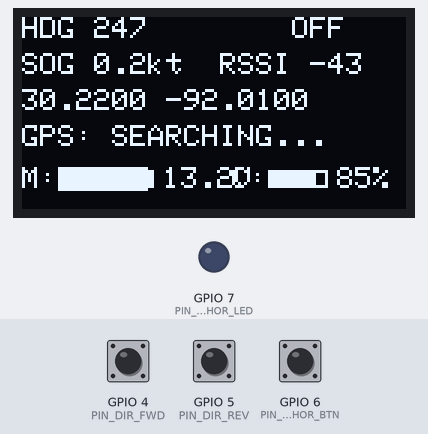
This sketch was run on a simulated ESP32-C3. Shown: 128×64 one-colour display, output pins drawn as LEDs (lit = HIGH). The inputs (shaded band) are chosen by the test bench; at power-on: GPIO 6 (PIN_ANCHOR_BTN) HIGH, GPIO 4 (PIN_DIR_FWD) HIGH, GPIO 5 (PIN_DIR_REV) HIGH. Random numbers use the default seed unless the sketch sets one; what the sketch prints to the serial monitor is not drawn.

Above: at 3.2 s.
3.3 s: GPIO 6 (PIN_ANCHOR_BTN) pulled LOW for 0.15 s
At 3.61 s:
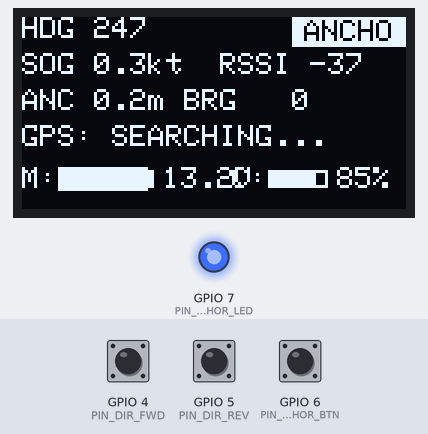
4.0 s: GPIO 6 (PIN_ANCHOR_BTN) pulled LOW for 1 s
At 4.23 s:
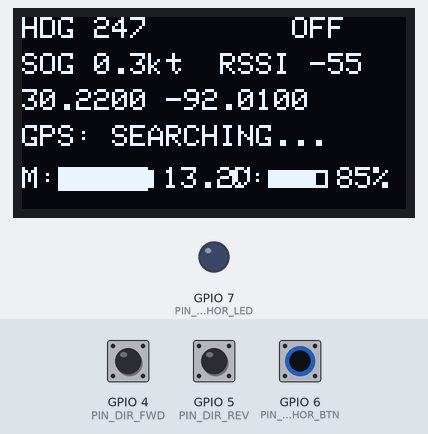
5.6 s: GPIO 4 (PIN_DIR_FWD) pulled LOW for 0.15 s
At 5.71 s:
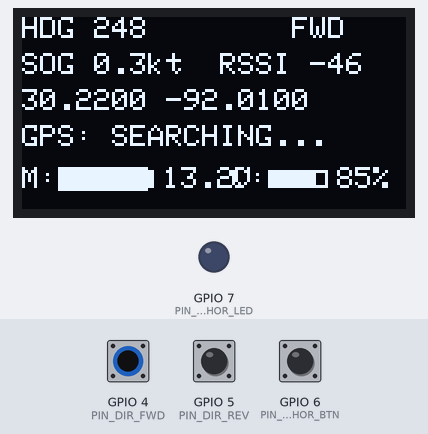
6.3 s: GPIO 5 (PIN_DIR_REV) pulled LOW for 0.15 s
At 6.43 s:
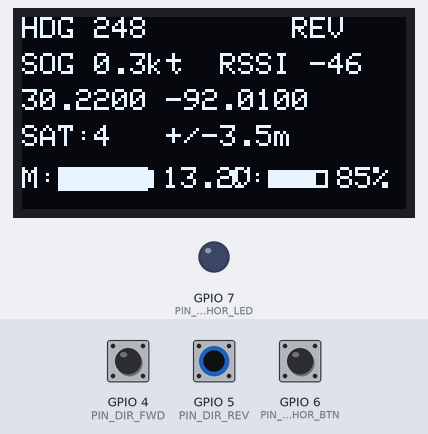
7.0 s: GPIO 4 (PIN_DIR_FWD) pulled LOW for 1 s
At 7.3 s:
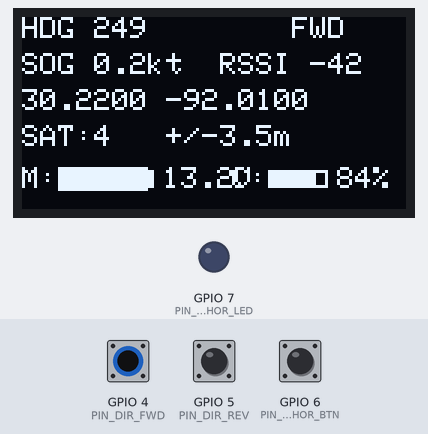
8.6 s: GPIO 6 (PIN_ANCHOR_BTN) pulled LOW for 0.15 s
At 8.73 s:
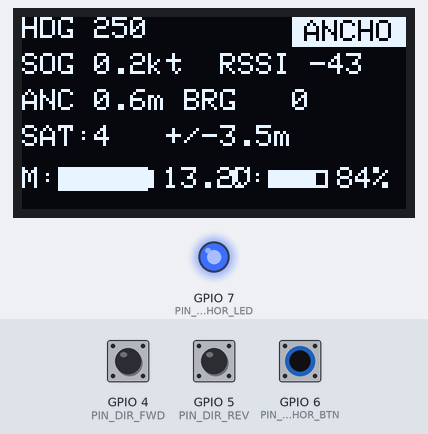
Timing chart, 0 to 10.3 s (numbered marks = the images above; inputs shaded):
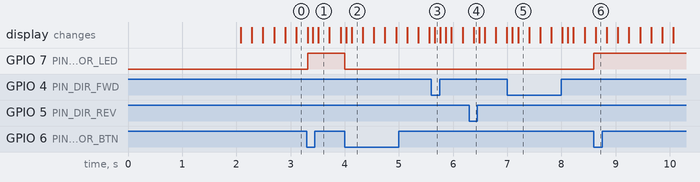

The sketch:

sketch.ino
```cpp
/*
 * KAYAK AUTOPILOT — POD 1 CONTROLLER (Wokwi Edition)
 *
 * Go to https://wokwi.com/projects/new/esp32c3
 * Replace the code with this file.
 * Replace diagram.json with the diagram.json in this folder.
 *
 * What you'll see:
 * - OLED boots with "KAYAK AUTOPILOT" splash
 * - After 1.5s, shows live HUD: heading, SOG, GPS coords, satellites, battery bars
 * - Turn the SPEED pot → value changes on screen (would set motor PWM in real system)
 * - Turn the STEER pot → heading reference changes
 * - Toggle the direction switch → direction indicator changes
 * - Press ANCHOR button → LED lights up, display switches to spot-lock mode
 *   showing anchor distance + bearing back
 * - After ~4 seconds, simulated GPS acquires lock (sat count goes from 0 → 11)
 */

#include <Wire.h>
#include <Adafruit_GFX.h>
#include <Adafruit_SSD1306.h>

// ============== PIN ASSIGNMENTS ==============
#define PIN_SPEED_ADC    2
#define PIN_STEER_ADC    3
#define PIN_DIR_FWD      4
#define PIN_DIR_REV      5
#define PIN_ANCHOR_BTN   6
#define PIN_ANCHOR_LED   7
#define PIN_I2C_SDA      8
#define PIN_I2C_SCL      9

// ============== DISPLAY ==============
#define SCREEN_W 128
#define SCREEN_H 64
#define OLED_RESET -1
Adafruit_SSD1306 display(SCREEN_W, SCREEN_H, &Wire, OLED_RESET);

// ============== STATE ==============
unsigned long last_display = 0;
unsigned long last_sim = 0;
int sim_cycle = 0;

// Simulated telemetry (in real system, comes from Pod 2 via ESP-NOW)
float telem_lat = 30.2200;
float telem_lon = -92.0100;
float telem_sog = 0.0;
float telem_cog = 247.0;
uint8_t telem_sats = 0;
float telem_hdop = 99.0;
float telem_main_v = 13.2;
int8_t telem_rssi = -45;
float telem_anchor_dist = 0.0;
int telem_anchor_brg = 0;

float compass_heading = 247.0;

// Anchor
bool anchor_active = false;
bool anchor_btn_prev = false;
float anchor_lat = 0;
float anchor_lon = 0;

// Controller battery
float ctrl_batt_v = 4.0;
uint8_t ctrl_batt_pct = 85;

// Direction
uint8_t direction = 1; // OFF

// ============== SIMULATED WORLD ==============
void update_simulation() {
  unsigned long now = millis();
  if (now - last_sim < 200) return;
  last_sim = now;
  sim_cycle++;

  // GPS acquisition sequence
  if (sim_cycle < 20) {
    telem_sats = 0;
    telem_hdop = 99.0;
  } else if (sim_cycle < 40) {
    telem_sats = 4;
    telem_hdop = 3.5;
  } else {
    telem_sats = 11;
    telem_hdop = 1.2;
  }

  // Simulate drift
  telem_lat += 0.000003 * sin(sim_cycle * 0.05);
  telem_lon += 0.000002 * cos(sim_cycle * 0.03);

  // Speed/heading
  telem_sog = 0.1 + 0.05 * sin(sim_cycle * 0.1);
  compass_heading = fmod(compass_heading + 0.3 * sin(sim_cycle * 0.02) + 360.0, 360.0);
  telem_cog = fmod(compass_heading + 10 * sin(sim_cycle * 0.07) + 360.0, 360.0);

  // Battery drain
  telem_main_v = 13.2 - sim_cycle * 0.0001;
  if (sim_cycle % 25 == 0 && ctrl_batt_pct > 0) ctrl_batt_pct--;

  // RSSI noise
  telem_rssi = -45 + (random(20) - 10);

  // Anchor distance
  if (anchor_active && anchor_lat != 0) {
    float dlat = (telem_lat - anchor_lat) * 111000.0;
    float dlon = (telem_lon - anchor_lon) * 111000.0 * cos(radians(anchor_lat));
    telem_anchor_dist = sqrt(dlat * dlat + dlon * dlon);
    telem_anchor_brg = (int)fmod(degrees(atan2(dlon, dlat)) + 360.0, 360.0);
  }
}

// ============== READ INPUTS ==============
void read_inputs() {
  // Direction switch
  if (digitalRead(PIN_DIR_FWD) == LOW) direction = 0; // FORWARD
  else if (digitalRead(PIN_DIR_REV) == LOW) direction = 2; // REVERSE
  else direction = 1; // OFF

  // Anchor button with edge detection
  bool pressed = (digitalRead(PIN_ANCHOR_BTN) == LOW);
  if (pressed && !anchor_btn_prev) {
    anchor_active = !anchor_active;
    digitalWrite(PIN_ANCHOR_LED, anchor_active ? HIGH : LOW);
    if (anchor_active) {
      anchor_lat = telem_lat;
      anchor_lon = telem_lon;
    }
  }
  anchor_btn_prev = pressed;
}

// ============== DISPLAY ==============
void draw_battery(int x, int y, float v, int w) {
  display.drawRect(x, y, w, 8, SSD1306_WHITE);
  display.drawRect(x + w, y + 1, 2, 6, SSD1306_WHITE);
  float pct = constrain((v - 10.5) / 2.5, 0.0, 1.0);
  display.fillRect(x + 1, y + 1, (int)(pct * (w - 2)), 6, SSD1306_WHITE);
  display.setCursor(x + w + 5, y);
  display.printf("%.1fV", v);
}

void draw_ctrl_battery(int x, int y, uint8_t pct, int w) {
  display.drawRect(x, y, w, 6, SSD1306_WHITE);
  display.fillRect(x + 1, y + 1, (int)((pct / 100.0) * (w - 2)), 4, SSD1306_WHITE);
  display.setCursor(x + w + 3, y - 1);
  display.printf("%d%%", pct);
}

const char* dir_str(uint8_t d) {
  if (d == 0) return "FWD";
  if (d == 2) return "REV";
  return "OFF";
}

void update_display() {
  display.clearDisplay();

  // Top row: heading + mode badge
  display.setTextSize(1);
  display.setTextColor(SSD1306_WHITE);
  display.setCursor(0, 0);
  display.printf("HDG %3.0f  ", compass_heading);

  if (anchor_active) {
    display.fillRect(90, 0, 38, 10, SSD1306_WHITE);
    display.setTextColor(SSD1306_BLACK);
    display.setCursor(94, 1);
    display.print("ANCHOR");
    display.setTextColor(SSD1306_WHITE);
  } else {
    display.setCursor(90, 0);
    display.printf("%s", dir_str(direction));
  }

  // Row 2: Speed over ground
  display.setCursor(0, 12);
  display.printf("SOG %.1fkt  RSSI %d", telem_sog * 1.944f, telem_rssi);

  // Row 3: GPS or anchor info
  display.setCursor(0, 24);
  if (anchor_active) {
    display.printf("ANC %.1fm BRG %3d", telem_anchor_dist, telem_anchor_brg);
  } else {
    display.printf("%.4f %.4f", telem_lat, telem_lon);
  }

  // Row 4: Satellites + accuracy
  display.setCursor(0, 36);
  if (telem_sats == 0) {
    display.print("GPS: SEARCHING...");
  } else {
    display.printf("SAT:%-2d  +/-%.1fm", telem_sats, telem_hdop);
  }

  // Row 5-6: Battery bars
  display.setCursor(0, 50);
  display.print("M:");
  draw_battery(12, 50, telem_main_v, 30);
  display.setCursor(70, 50);
  display.print("C:");
  draw_ctrl_battery(82, 51, ctrl_batt_pct, 20);

  display.display();
}

// ============== SETUP ==============
void setup() {
  Serial.begin(115200);

  Wire.begin(PIN_I2C_SDA, PIN_I2C_SCL);

  if (!display.begin(SSD1306_SWITCHCAPVCC, 0x3C)) {
    Serial.println("OLED not found!");
    while (true) delay(100);
  }

  // Splash screen
  display.clearDisplay();
  display.setTextColor(SSD1306_WHITE);
  display.setTextSize(2);
  display.setCursor(0, 4);
  display.println("KAYAK");
  display.setCursor(0, 24);
  display.println("AUTOPILOT");
  display.setTextSize(1);
  display.setCursor(0, 50);
  display.print("Initializing...");
  display.display();
  delay(2000);

  // Pins
  pinMode(PIN_DIR_FWD, INPUT_PULLUP);
  pinMode(PIN_DIR_REV, INPUT_PULLUP);
  pinMode(PIN_ANCHOR_BTN, INPUT_PULLUP);
  pinMode(PIN_ANCHOR_LED, OUTPUT);
  digitalWrite(PIN_ANCHOR_LED, LOW);

  Serial.println("Ready!");
}

// ============== MAIN LOOP ==============
void loop() {
  read_inputs();
  update_simulation();

  unsigned long now = millis();
  if (now - last_display > 100) {  // 10Hz display
    last_display = now;
    update_display();
  }

  delay(5);
}
```

Measured:
- after the input at 3.3 s, GPIO 7 (PIN_ANCHOR_LED): LOW → HIGH at once
- after the input at 4.0 s, GPIO 7 (PIN_ANCHOR_LED): HIGH → LOW at once
- after the input at 8.6 s, GPIO 7 (PIN_ANCHOR_LED): LOW → HIGH at once
